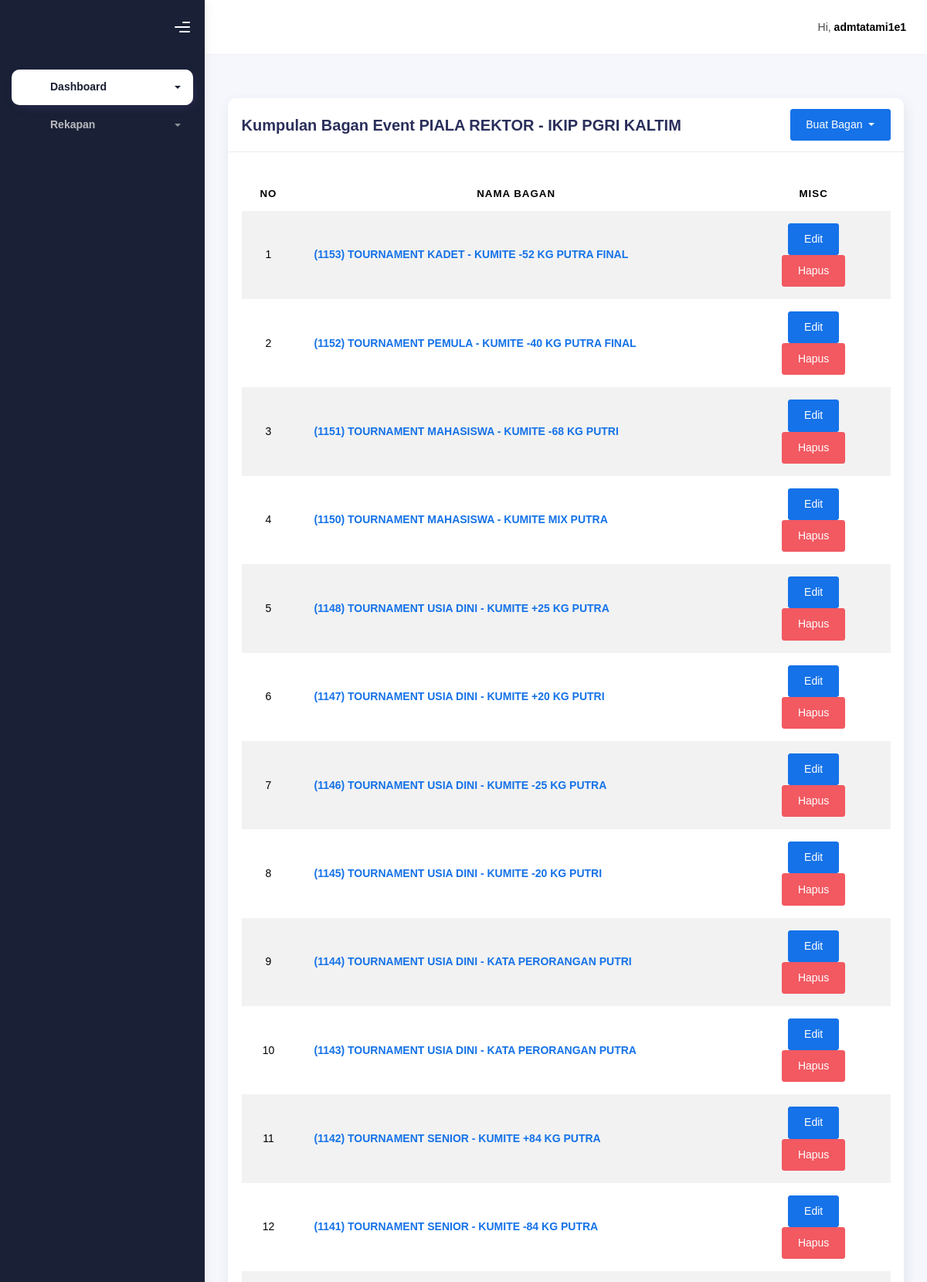
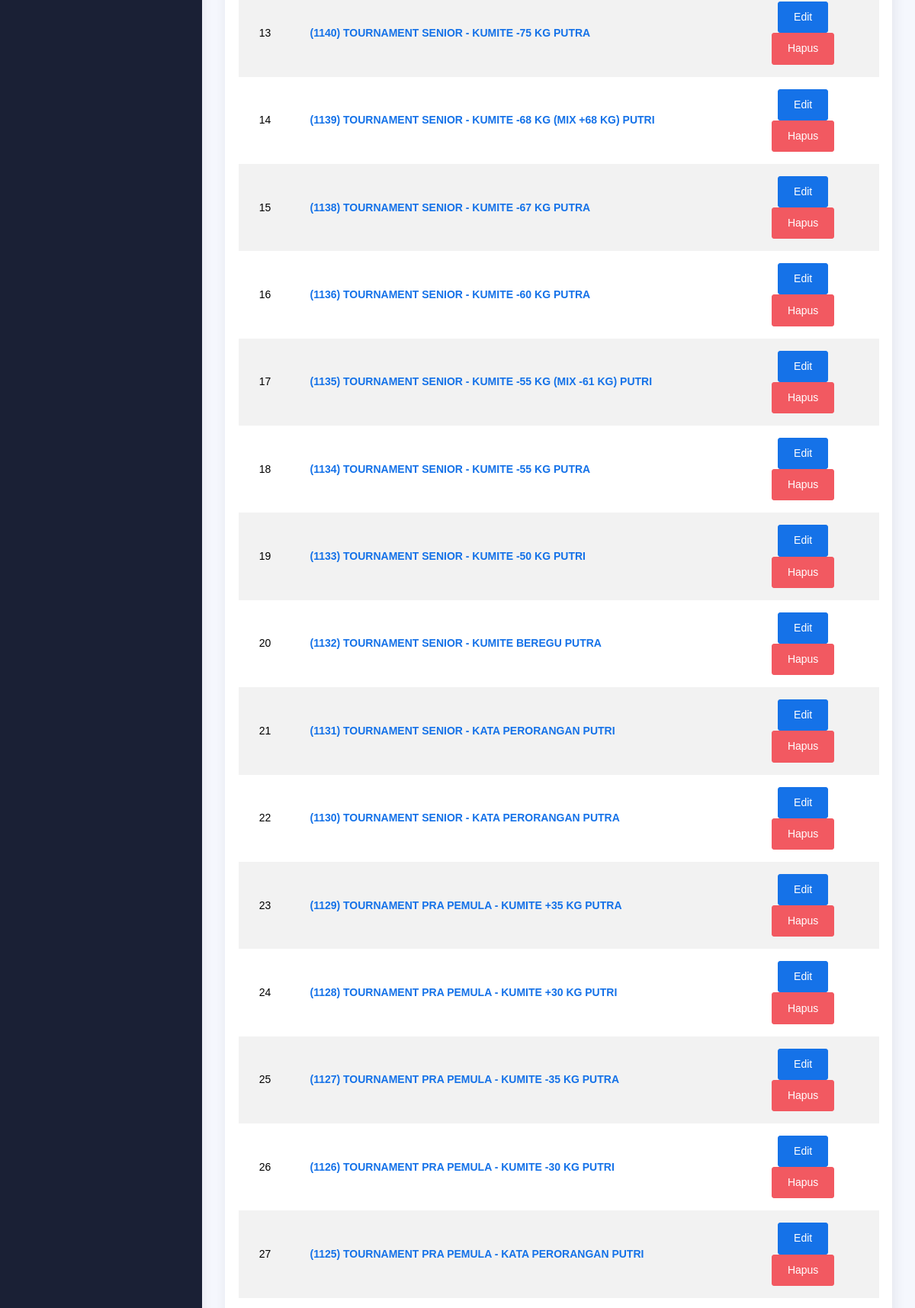
The app's page /admin-dashboard/15 (signed in, upper part) with its own data (2 pictures, top to bottom).
### backend/models.py (models this page shows, shortened)
class Event(models.Model):
    nama_event = models.CharField(max_length=150, null=True, blank=True)
    sedang_berjalan = models.BooleanField(default=False)

class Bagan(models.Model):
    TIPE = [
        ('1', 'Kata'),
        ('2', 'Kumite'),
    ]
    event = models.ForeignKey(Event, null=True, blank=True, on_delete=models.CASCADE)
    nama_bagan = models.CharField(max_length=100, null=True, blank=True)
    nomor_tanding = models.ForeignKey(NomorTanding, null=True, blank=True, on_delete=models.SET_NULL)
    tipe_tanding = models.CharField(max_length=20, null=True, blank=True, choices=TIPE)
    juara_1 = models.ForeignKey(Atlet, on_delete=models.SET_NULL, related_name="juara1", null=True, blank=True)
    juara_2 = models.ForeignKey(Atlet, on_delete=models.SET_NULL, related_name="juara2", null=True, blank=True)
    juara_3a = models.ForeignKey(Atlet, on_delete=models.SET_NULL, related_name="juara3a", null=True, blank=True)
    juara_3b = models.ForeignKey(Atlet, on_delete=models.SET_NULL, related_name="juara3b", null=True, blank=True)
    round_robin = models.BooleanField(default=False)
    pool = models.IntegerField(default=1)

### backend/views.py (the view, shortened to what this page needs)
# urls.py: path('admin-dashboard/<int:event_pk>', admin_dashboard, name="admin-dashboard"),
def admin_dashboard(request, event_pk):
    event = Event.objects.get(pk=event_pk)
    admin_tatami = AdminTatami.objects.filter(user=request.user, event=event).first()
    nomor_tandings = NomorTanding.objects.filter(event=event)
    bagans = Bagan.objects.filter(event=event).order_by('-pk')
    custom_order = [1, 8, 4, 5, 2, 7, 3, 6]
    atlet_assignment1 = {
                        1: 'atlet1',
                        8: 'atlet2',
                        4: 'atlet2',
                        5: 'atlet1',
                        2: 'atlet2',
                        7: 'atlet1',
                        3: 'atlet1',
                        6: 'atlet2',
                    }
    context = {
        'on': 'utama',
        'event': event,
        'admin_tatami': admin_tatami,
        'nomor_tandings': nomor_tandings,
        'bagans': bagans,
    }
    return render(request, 'admin/dashboard.html', context)

### backend/templates/admin/dashboard.html (shortened to what this page needs)
{% extends "admin/base-dashboard.html" %} {% load static %}
{% block content %}
<div class="container">
    <div class="page-inner">
        <div class="page-header">
        </div>
        <div class="row">
            <div class="col-md-12">
                <div class="card">
                    <div class="card-header" style="display: flex; justify-content: space-between; align-items: center;">
                        <div class="card-title" style="margin-right: 10px;">Kumpulan Bagan Event {{ event.nama_event }}</div>
                        <div>
                            <div class="dropdown">
                                <button class="btn btn-primary dropdown-toggle" type="button" data-bs-toggle="dropdown" aria-expanded="false">
                                    Buat Bagan
                                </button>
                            </div>
                        </div>
                    </div>
                    <div class="card-body">
                        <table class="table table-striped mt-3">
                        <thead>
                            <tr>
                            <th scope="col" style="text-align: center;">No</th>
                            <th scope="col" style="text-align: center;">Nama Bagan</th>
                            <th scope="col" style="text-align: center;">MISC</th>
                            </tr>
                        </thead>
                        <tbody>
                            {% for bagan in bagans %}
                            <tr>
                                <td style="text-align: center;">{{ forloop.counter }}</td>
                                <td><a href="{% url 'admin-bagan-detail' event_pk=event.pk bagan_pk=bagan.pk %}"><b>({{ bagan.pk }}) {{ bagan.nama_bagan }}</b></td>
                                <td style="text-align: center;">
                                    <a href="{% url 'edit-admin-bagan-detail' event_pk=event.pk bagan_pk=bagan.pk %}" class="btn btn-primary">Edit</a>
                                    <a href="#" class="btn btn-danger" data-bs-toggle="modal" data-bs-target="#hapusModal{{ bagan.pk }}">Hapus</a>
                                </td>
                            </tr>
                            {% endfor %}
                        </tbody>
                        </table>
                    </div>
                </div>
            </div>
        </div>
    </div>
</div>
{% endblock content %}

### backend/templates/admin/base-dashboard.html (shortened to what this page needs)
{% load static %}
<!DOCTYPE html>
<html lang="en">
  <head>
    <link rel="stylesheet" href="{% static 'css/bootstrap.min.css' %}" />
    <link rel="stylesheet" href="{% static 'css/plugins.min.css' %}" />
    <link rel="stylesheet" href="{% static 'css/ambrilindo.min.css' %}" />
    <link rel="stylesheet" href="{% static 'icons/fontawesome-free/css/all.min.css' %}" />
    <link href="{% static 'select2/dist/css/select2.min.css' %}" rel="stylesheet">
  </head>
  <body>
    <div class="wrapper">
      <div class="sidebar sidebar-style-2" data-background-color="dark">
        <div class="sidebar-logo">
          <div class="logo-header" data-background-color="dark">
            <div class="nav-toggle">
              <button class="btn btn-toggle toggle-sidebar">
                <i class="gg-menu-right"></i>
              </button>
            </div>
          </div>
        </div>
        <div class="sidebar-wrapper scrollbar scrollbar-inner">
          <div class="sidebar-content">
            <ul class="nav nav-secondary">
              <li class="nav-item {% if on == 'utama' or on == 'atlet' or on == 'tatami' or on == 'nomor-tanding' %}active{% endif %}">
                <a data-bs-toggle="collapse" href="#dashboard" class="collapsed" aria-expanded="false">
                  <i class="fas fa-home"></i>
                  <p>Dashboard</p>
                  <span class="caret"></span>
                </a>
              </li>
              <li class="nav-item {% if on == 'utusan' or on == 'perguruan' or on == 'rekapan' or on == 'roster-counter' %}active{% endif %}">
                <a data-bs-toggle="collapse" href="#rekapan" class="collapsed" aria-expanded="false">
                  <i class="fas fa-book"></i>
                  <p>Rekapan</p>
                  <span class="caret"></span>
                </a>
              </li>
            </ul>
          </div>
        </div>
      </div>
      <div class="main-panel">
        <div class="main-header">
          <nav class="navbar navbar-header navbar-header-transparent navbar-expand-lg border-bottom">
            <div class="container-fluid">
              <ul class="navbar-nav topbar-nav ms-md-auto align-items-center">
                <li class="nav-item topbar-user dropdown hidden-caret">
                  <a class="dropdown-toggle profile-pic" data-bs-toggle="dropdown" href="#" aria-expanded="false">
                    <span class="profile-username">
                      <span class="op-7">Hi,</span>
                      <span class="fw-bold">{{ request.user }}</span>
                    </span>
                  </a>
                </li>
              </ul>
            </div>
          </nav>
        </div>
        {% block content %}{% endblock content %}
      </div>
    </div>
  </body>
</html>

### records on screen
Event: nama_event "PIALA REKTOR - IKIP PGRI KALTIM"
Bagan: pk "1153", nama_bagan "TOURNAMENT KADET - KUMITE -52 KG PUTRA FINAL"
Bagan: pk "1152", nama_bagan "TOURNAMENT PEMULA - KUMITE -40 KG PUTRA FINAL"
Bagan: pk "1151", nama_bagan "TOURNAMENT MAHASISWA - KUMITE -68 KG PUTRI"
Bagan: pk "1150", nama_bagan "TOURNAMENT MAHASISWA - KUMITE MIX PUTRA"
Bagan: pk "1148", nama_bagan "TOURNAMENT USIA DINI - KUMITE +25 KG PUTRA"
Bagan: pk "1147", nama_bagan "TOURNAMENT USIA DINI - KUMITE +20 KG PUTRI"
Bagan: pk "1146", nama_bagan "TOURNAMENT USIA DINI - KUMITE -25 KG PUTRA"
Bagan: pk "1145", nama_bagan "TOURNAMENT USIA DINI - KUMITE -20 KG PUTRI"
Bagan: pk "1144", nama_bagan "TOURNAMENT USIA DINI - KATA PERORANGAN PUTRI"
Bagan: pk "1143", nama_bagan "TOURNAMENT USIA DINI - KATA PERORANGAN PUTRA"
Bagan: pk "1142", nama_bagan "TOURNAMENT SENIOR - KUMITE +84 KG PUTRA"
Bagan: pk "1141", nama_bagan "TOURNAMENT SENIOR - KUMITE -84 KG PUTRA"
Bagan: pk "1140", nama_bagan "TOURNAMENT SENIOR - KUMITE -75 KG PUTRA"
Bagan: pk "1139", nama_bagan "TOURNAMENT SENIOR - KUMITE -68 KG (MIX +68 KG) PUTRI"
Bagan: pk "1138", nama_bagan "TOURNAMENT SENIOR - KUMITE -67 KG PUTRA"
Bagan: pk "1136", nama_bagan "TOURNAMENT SENIOR - KUMITE -60 KG PUTRA"
Bagan: pk "1135", nama_bagan "TOURNAMENT SENIOR - KUMITE -55 KG (MIX -61 KG) PUTRI"
Bagan: pk "1134", nama_bagan "TOURNAMENT SENIOR - KUMITE -55 KG PUTRA"
Bagan: pk "1133", nama_bagan "TOURNAMENT SENIOR - KUMITE -50 KG PUTRI"
Bagan: pk "1132", nama_bagan "TOURNAMENT SENIOR - KUMITE BEREGU PUTRA"
Bagan: pk "1131", nama_bagan "TOURNAMENT SENIOR - KATA PERORANGAN PUTRI"
Bagan: pk "1130", nama_bagan "TOURNAMENT SENIOR - KATA PERORANGAN PUTRA"
Bagan: pk "1129", nama_bagan "TOURNAMENT PRA PEMULA - KUMITE +35 KG PUTRA"
Bagan: pk "1128", nama_bagan "TOURNAMENT PRA PEMULA - KUMITE +30 KG PUTRI"
Bagan: pk "1127", nama_bagan "TOURNAMENT PRA PEMULA - KUMITE -35 KG PUTRA"
Bagan: pk "1126", nama_bagan "TOURNAMENT PRA PEMULA - KUMITE -30 KG PUTRI"
Bagan: pk "1125", nama_bagan "TOURNAMENT PRA PEMULA - KATA PERORANGAN PUTRI"

### other values on screen
{{ request.user }} "admtatami1e1"
